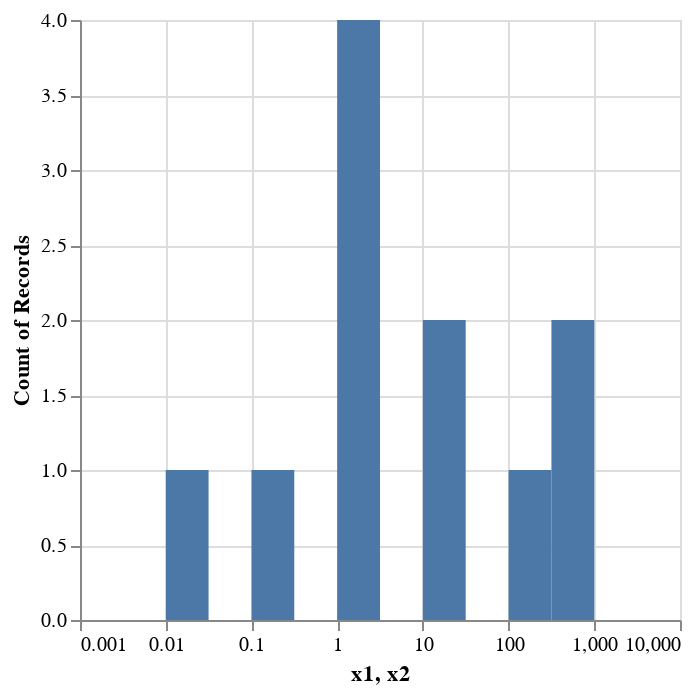

The cell this chart's notebook holds for it:
### Code cell
histogramLogScale =
    let desc = "Log-scaled Histogram.  We may improve the support of this. See https://github.com/vega/vega-lite/issues/4792."
    
        xs = [0.01, 0.1, 1, 1, 1, 1, 10, 10, 100, 500, 800]
        dvals = dataFromColumns [] 
                  . dataColumn "x" (Numbers xs)

        trans = transform
                  . calculateAs "log(datum.x)/log(10)" "log_x"
                  -- Note that an empty array to binAs means setting "bin" to true
                  . binAs [] "log_x" "bin_log_x"
                  . calculateAs "pow(10, datum.bin_log_x)" "x1"
                  . calculateAs "pow(10, datum.bin_log_x_end)" "x2"

        enc = encoding
                . position X [ PName "x1", PmType Quantitative
                             , PScale [SType ScLog, SBase 10]
                             , PAxis [AxTickCount 5] ]
                . position X2 [ PName "x2" ]
                . position Y [ PAggregate Count, PmType Quantitative]
                
    in toVegaLite [description desc, dvals [], trans [], mark Bar [], enc []]
    
vlShow histogramLogScale

### Figure 1 — Vega-Lite specification as saved in the notebook (floating-point values rounded to 4 significant figures)
{"$schema": "https://vega.github.io/schema/vega-lite/v3.json", "data": {"values": [{"x": 0.01}, {"x": 0.1}, {"x": 1}, {"x": 1}, {"x": 1}, {"x": 1}, {"x": 10}, {"x": 10}, {"x": 100}, {"x": 500}, {"x": 800}]}, "description": "Log-scaled Histogram.  We may improve the support of this. See https://github.com/vega/vega-lite/issues/4792.", "encoding": {"x": {"axis": {"tickCount": 5}, "field": "x1", "scale": {"base": 10, "type": "log"}, "type": "quantitative"}, "x2": {"field": "x2"}, "y": {"aggregate": "count", "type": "quantitative"}}, "mark": "bar", "transform": [{"as": "log_x", "calculate": "log(datum.x)/log(10)"}, {"as": "bin_log_x", "bin": true, "field": "log_x"}, {"as": "x1", "calculate": "pow(10, datum.bin_log_x)"}, {"as": "x2", "calculate": "pow(10, datum.bin_log_x_end)"}]}
